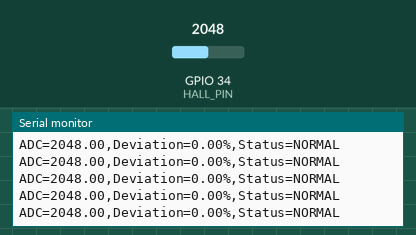
A sketch run on a simulated ESP32. Shown: the last lines printed to the serial monitor. The inputs (shaded band) are chosen by the test bench; at power-on: GPIO 34 (HALL_PIN) = 2048 (analog values on the 0–4095 scale).

Above: at 8.4 s.
8.5 s: GPIO 34 (HALL_PIN) set to 2199
At 9.4 s:
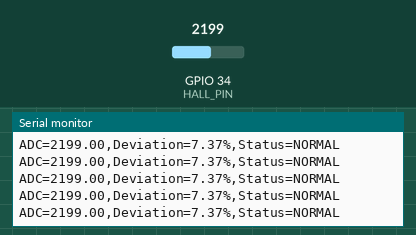
10.0 s: GPIO 34 (HALL_PIN) set to 2294
At 10.6 s:
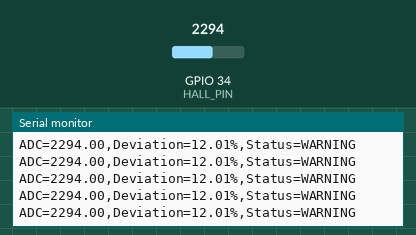
11.9 s: GPIO 34 (HALL_PIN) set to 2513
At 13.0 s:
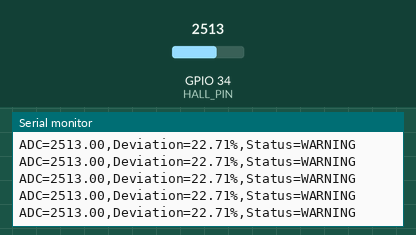
13.4 s: GPIO 34 (HALL_PIN) set to 2620
At 14.4 s:
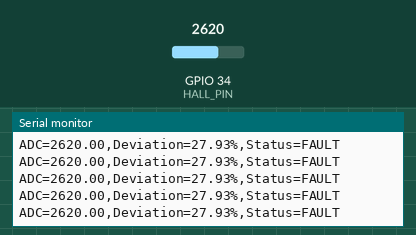
Timing chart, 0 to 15.9 s (numbered marks = the images above; inputs shaded):
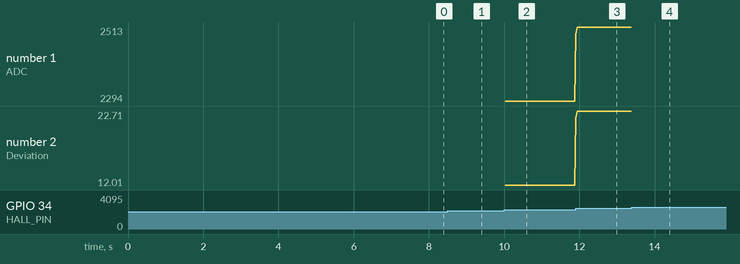

The sketch:

cable_fault_detection.ino
```cpp
/*
  NON-INVASIVE CABLE FAULT DETECTION
  ESP32 + Analog Hall Effect Sensor

  Connections:
  Hall +  -> ESP32 3.3V
  Hall G  -> ESP32 GND
  Hall A0 -> ESP32 GPIO34
  Hall D0 -> Not connected
*/

const int HALL_PIN = 34;

const int NUM_SAMPLES = 20;
const int SAMPLE_DELAY = 20;

float baseline = 0.0;

const float WARNING_THRESHOLD = 10.0;
const float FAULT_THRESHOLD = 25.0;


// Read averaged Hall sensor value
float readHallSensor()
{
    long total = 0;

    for (int i = 0; i < NUM_SAMPLES; i++)
    {
        total += analogRead(HALL_PIN);
        delayMicroseconds(500);
    }

    return (float)total / NUM_SAMPLES;
}


// Calculate percentage deviation
float calculateDeviation(float value)
{
    if (baseline <= 0)
        return 0;

    return abs(value - baseline) / baseline * 100.0;
}


// Calibrate sensor
void calibrateSensor()
{
    Serial.println();
    Serial.println("================================");
    Serial.println("       SENSOR CALIBRATION");
    Serial.println("================================");

    Serial.println("Keep cable in NORMAL condition.");
    Serial.println("Do not move Hall sensor.");
    Serial.println("Calibration starts in 3 seconds...");

    delay(3000);

    float total = 0;

    for (int i = 0; i < 100; i++)
    {
        total += readHallSensor();
        delay(20);
    }

    baseline = total / 100.0;

    Serial.print("BASELINE=");
    Serial.println(baseline, 2);

    Serial.println("CALIBRATION_COMPLETE");
    Serial.println();
}


void setup()
{
    Serial.begin(115200);

    delay(1000);

    analogReadResolution(12);

    pinMode(HALL_PIN, INPUT);

    Serial.println();
    Serial.println("========================================");
    Serial.println(" NON-INVASIVE CABLE FAULT DETECTOR");
    Serial.println(" ESP32 + HALL EFFECT SENSOR");
    Serial.println("========================================");

    calibrateSensor();
}


void loop()
{
    float hallValue = readHallSensor();

    float deviation = calculateDeviation(hallValue);

    String status;

    if (deviation < WARNING_THRESHOLD)
    {
        status = "NORMAL";
    }
    else if (deviation < FAULT_THRESHOLD)
    {
        status = "WARNING";
    }
    else
    {
        status = "FAULT";
    }

    Serial.print("ADC=");
    Serial.print(hallValue, 2);

    Serial.print(",Deviation=");
    Serial.print(deviation, 2);

    Serial.print("%,Status=");
    Serial.println(status);

    delay(SAMPLE_DELAY);
}
```

Measured:
- the behaviour switches between 2252 and 2253 on GPIO 34 (HALL_PIN) (found by bisection; images 1 and 2)
- the behaviour switches between 2559 and 2560 on GPIO 34 (HALL_PIN) (found by bisection; images 3 and 4)
- after the input at 8.5 s, the serial monitor: prints a new line at once (image 1)
- after the input at 10.0 s, the serial monitor: prints a new line at once (image 2)
- after the input at 11.9 s, the serial monitor: prints a new line at once (image 3)
- after the input at 13.4 s, the serial monitor: prints a new line at once (image 4)
- plotted number 1: 2294 → 2513 after the input at 11.9 s
- plotted number 2: 12.01 → 22.71 after the input at 11.9 s
